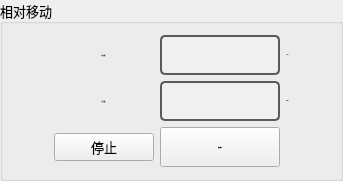
        <widget class="QGroupBox" name="groupBox_6">
         <property name="font">
          <font>
           <family>宋体</family>
           <pointsize>10</pointsize>
          </font>
         </property>
         <property name="styleSheet">
          <string notr="true"/>
         </property>
         <property name="title">
          <string>相对移动</string>
         </property>
         <layout class="QGridLayout" name="gridLayout_3">
          <item row="1" column="3">
           <widget class="QLabel" name="label_10">
            <property name="font">
             <font>
              <family>Arial</family>
              <pointsize>-1</pointsize>
              <bold>true</bold>
             </font>
            </property>
            <property name="text">
             <string>mm/s</string>
            </property>
            <property name="alignment">
             <set>Qt::AlignCenter</set>
            </property>
           </widget>
          </item>
          <item row="0" column="3">
           <widget class="QLabel" name="label_8">
            <property name="font">
             <font>
              <family>Arial</family>
              <pointsize>-1</pointsize>
              <bold>true</bold>
             </font>
            </property>
            <property name="text">
             <string>mm</string>
            </property>
            <property name="alignment">
             <set>Qt::AlignCenter</set>
            </property>
           </widget>
          </item>
          <item row="1" column="4">
           <spacer name="horizontalSpacer_11">
            <property name="orientation">
             <enum>Qt::Horizontal</enum>
            </property>
            <property name="sizeHint" stdset="0">
             <size>
              <width>40</width>
              <height>20</height>
             </size>
            </property>
           </spacer>
          </item>
          <item row="1" column="1">
           <widget class="QLabel" name="RelativeSpeed_label">
            <property name="minimumSize">
             <size>
              <width>80</width>
              <height>40</height>
             </size>
            </property>
            <property name="font">
             <font>
              <family>Arial</family>
              <pointsize>-1</pointsize>
              <bold>true</bold>
             </font>
            </property>
            <property name="text">
             <string>目标速度：</string>
            </property>
            <property name="alignment">
             <set>Qt::AlignCenter</set>
            </property>
           </widget>
          </item>
          <item row="2" column="2">
           <widget class="QPushButton" name="btnRelativeMove">
            <property name="minimumSize">
             <size>
              <width>0</width>
              <height>40</height>
             </size>
            </property>
            <property name="font">
             <font>
              <family>Arial</family>
              <pointsize>-1</pointsize>
              <bold>true</bold>
             </font>
            </property>
            <property name="text">
             <string>相对移动</string>
            </property>
           </widget>
          </item>
          <item row="1" column="2">
           <widget class="QLineEdit" name="RelativeSpeed_textBox">
            <property name="minimumSize">
             <size>
              <width>120</width>
              <height>40</height>
             </size>
            </property>
            <property name="maximumSize">
             <size>
              <width>120</width>
              <height>40</height>
             </size>
            </property>
            <property name="font">
             <font>
              <family>Arial</family>
              <pointsize>-1</pointsize>
              <bold>true</bold>
             </font>
            </property>
            <property name="styleSheet">
             <string notr="true">QLineEdit {
    border: 2px solid #5A5A5A; /* 边框颜色 */
    border-radius: 5px; /* 边框圆角 */
    background-color: #F0F0F0; /* 背景色 */
    color: #000; /* 字体颜色 */
    padding: 5px; /* 内边距 */
}

QLineEdit:focus {
    border-color: #3D7848; /* 聚焦时边框颜色 */
}

QLineEdit:disabled {
    background-color: #ECECEC; /* 禁用状态的背景色 */
    color: #A0A0A0; /* 禁用状态的字体颜色 */
}
</string>
            </property>
            <property name="alignment">
             <set>Qt::AlignCenter</set>
            </property>
           </widget>
          </item>
          <item row="0" column="2">
           <widget class="QLineEdit" name="MoveRelative_textBox">
            <property name="minimumSize">
             <size>
              <width>120</width>
              <height>40</height>
             </size>
            </property>
            <property name="maximumSize">
             <size>
              <width>120</width>
              <height>40</height>
             </size>
            </property>
            <property name="font">
             <font>
              <family>Arial</family>
              <pointsize>-1</pointsize>
              <bold>true</bold>
             </font>
            </property>
            <property name="styleSheet">
             <string notr="true">QLineEdit {
    border: 2px solid #5A5A5A; /* 边框颜色 */
    border-radius: 5px; /* 边框圆角 */
    background-color: #F0F0F0; /* 背景色 */
    color: #000; /* 字体颜色 */
    padding: 5px; /* 内边距 */
}

QLineEdit:focus {
    border-color: #3D7848; /* 聚焦时边框颜色 */
}

QLineEdit:disabled {
    background-color: #ECECEC; /* 禁用状态的背景色 */
    color: #A0A0A0; /* 禁用状态的字体颜色 */
}
</string>
            </property>
            <property name="alignment">
             <set>Qt::AlignCenter</set>
            </property>
           </widget>
          </item>
          <item row="1" column="0">
           <spacer name="horizontalSpacer_10">
            <property name="orientation">
             <enum>Qt::Horizontal</enum>
            </property>
            <property name="sizeHint" stdset="0">
             <size>
              <width>40</width>
              <height>20</height>
             </size>
            </property>
           </spacer>
          </item>
          <item row="0" column="1">
           <widget class="QLabel" name="MoveRelative_label">
            <property name="minimumSize">
             <size>
              <width>100</width>
              <height>40</height>
             </size>
            </property>
            <property name="font">
             <font>
              <family>Arial</family>
              <pointsize>-1</pointsize>
              <bold>true</bold>
             </font>
            </property>
            <property name="text">
             <string>相对位置：</string>
            </property>
            <property name="alignment">
             <set>Qt::AlignCenter</set>
            </property>
           </widget>
          </item>
          <item row="2" column="1">
           <widget class="QPushButton" name="Shux_Mon_Stop">
            <property name="text">
             <string>停止</string>
            </property>
           </widget>
          </item>
         </layout>
        </widget>
